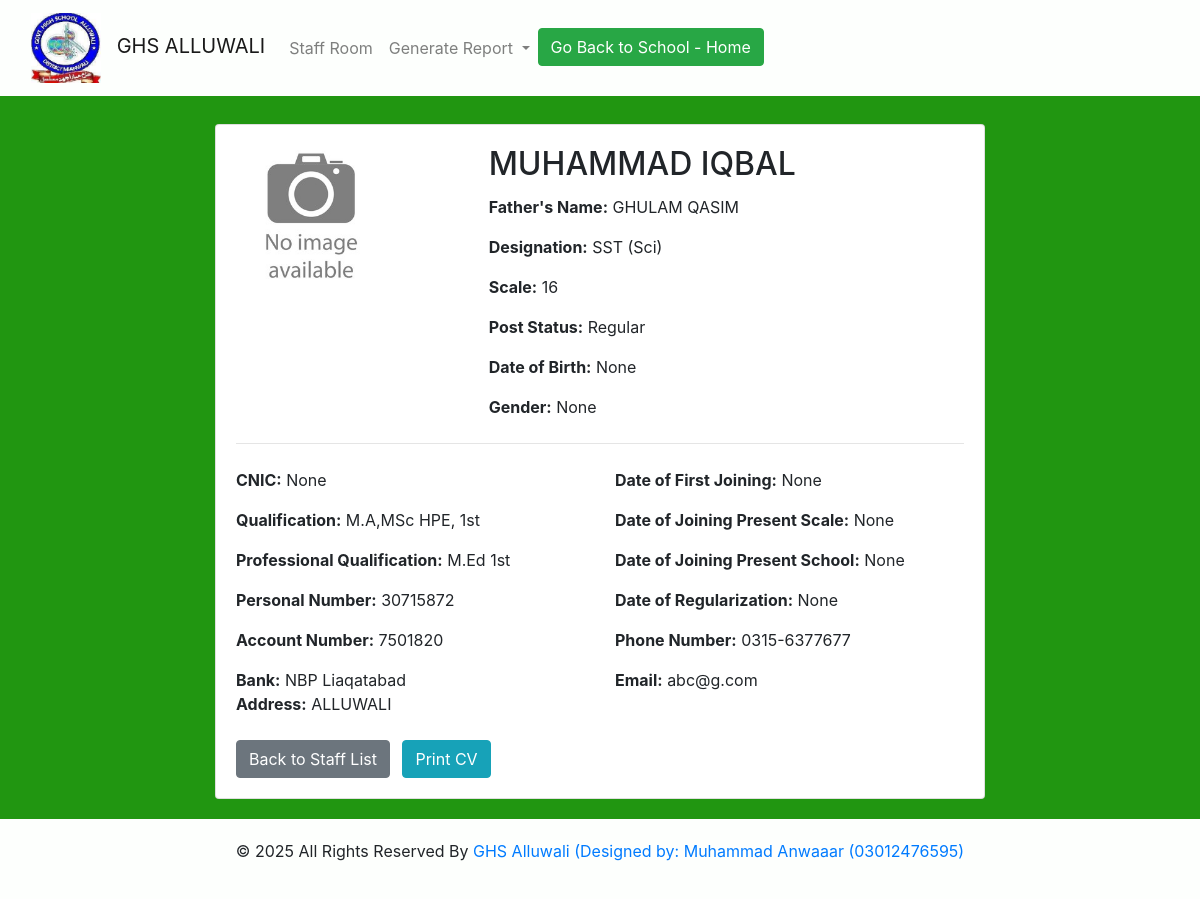
The page /staff/employee/3/ (signed in) on the database its author committed.
### staff/models.py (models this page shows, shortened)
class Employee(models.Model):
    DESIGNATION_CHOICES = [
        ('SST Arts', 'SST Arts'),
        ('SST', 'SST'),
        ('SSE Arts', 'SSE Arts'),
        ('SSE English', 'SSE English'),
        ('SSE Science', 'SSE Science'),
        ('SST MATH', 'SST MATH'),
        ('SST science', 'SST science'),
        ('SST BIO', 'SST BIOLOGY'),
        ('SST PHY', 'SST PHYSICS'),
        ('SST CHE', 'SST CHEMISTRY'),
        ('SST IT', 'SST COMPUTER'),
        ('EST Arts', 'EST Arts'),
        ('EST Sci', 'EST Science'),
        ('EST Arts', 'EST Arts'),
        ('EST', 'EST'),
        ('SESE', 'SESE'),
        ('EST Agri', 'EST Agri'),
        ('EST General', 'EST General'),
        ('EST Vr', 'EST Vernacular'),
        ('PST Sci', 'PST Science'),
        ('PST Arts', 'PST Arts'),
        ('PST', 'PST'),
        ('Naib Qasid', 'Naib Qasid'),
        ('L.Attendant', 'Lab Attendant'),
        ('Mali', 'Mali'),
        ('C.IV', 'Class 4'),
        ('SG', 'Security Guard'),
        ('Chokidat', 'Chokidar'),
        ('Sweaper', 'Sweaper'),
    ]
    SCALE_CHOICES = [
        ('19', '19'),
        ('18', '18'),
        ('17', '17'),
        ('16', '16'),
        ('15', '15'),
        ('14', '14'),
        ('12', '12'),
        ('9', '9'),
        ('7', '7'),
        ('5', '5'),
        ('4', '4'),
        ('3', '3'),
        ('2', '2'),
        ('1', '1'),
    ]
    GENDER_CHOICES = [
        ('Male', 'Male'),
        ('Female', 'Female'),
    ]
    POST_STATUS_CHOICES = [
        ('Regular', 'Regular'),
        ('Contract', 'Contract'),
        ('temporary', 'temporary'),
        ('Other', 'Other'),
    ]
    name = models.CharField(max_length=100)
    fname = models.CharField(max_length=100)  # Father name
    cnic = models.CharField(max_length=15, unique=True)  # CNIC formatted as XXXXX-XXXXXXX-X
    qualification=models.CharField(max_length=50, blank=True, null=True,default='Not Mentioned')
    prof_qualification=models.CharField(max_length=50, blank=True, null=True,default='Not Mentioned')
    personalno = models.CharField(max_length=50, unique=True)  # Personal number
    designation = models.CharField(max_length=20, choices=DESIGNATION_CHOICES)
    scale = models.CharField(max_length=3, choices=SCALE_CHOICES)
    post_status = models.CharField(max_length=15, choices=POST_STATUS_CHOICES,default="Regular")
    date_of_birth = models.DateField()
    date_of_first_joining = models.DateField(blank=True, null=True)
    date_of_joining_present_scale = models.DateField(blank=True, null=True)
    date_of_joining_present_school = models.DateField(blank=True, null=True)
    date_of_regularization = models.DateField(blank=True, null=True)
    accountno = models.CharField(max_length=50, unique=True)  # Personal number
    bank = models.CharField(max_length=100)  # Personal number
    phoneno = models.CharField(max_length=15, blank=True, null=True)  # Optional phone number
    email=models.CharField(max_length=100, blank=True, null=True,default="not_mentioned@g.com")  # Optional phone number
    gender = models.CharField(max_length=6, choices=GENDER_CHOICES, blank=True, null=True)  # Optional gender
    address = models.TextField(blank=True, null=True)  # Optional address
    image = models.ImageField(upload_to='school/images', default='defaults/noimage.jpg')

### staff/views.py (the view)
# urls.py: path('employee/<int:employee_id>/', views.employee_detail, name='employee_detail'),
@user_passes_test(is_superuser_or_staff)
def employee_detail(request, employee_id):
    employee = get_object_or_404(Employee, pk=employee_id)
    return render(request, 'staff/employee_detail.html', {'employee': employee})

### staff/views.py (called while the page is built)
def is_superuser_or_staff(user):
    return user.is_superuser or user.is_staff

### staff/templates/staff/employee_detail.html (shortened to what this page needs)
{% extends 'staff/base.html' %}
{% load static %}
{% block content %}
<div class="container-fluid mt-2">
    <div class="row">
        <div class="col-md-8 offset-md-2">
            <div class="card">
                <div class="card-body">
                    <div class="row">
                        <div class="col-md-4">
                            {% if employee.image.url %}
                                <img src="{{ employee.image.url }}" class="img-fluid rounded-circle mb-3" alt="{{ employee.name }}" style="max-width: 150px;">
                            {% else %}
                                <img src="{% static 'img/noimage.jpg' %}" class="img-fluid rounded-circle mb-3" alt="{{ employee.name }}" style="max-width: 150px;">
                            {% endif %}
                        </div>
                        <div class="col-md-8">
                            <h2 class="card-title">{{ employee.name }}</h2>
                            <p class="card-text"><strong>Father's Name:</strong> {{ employee.fname }}</p>
                            <p class="card-text"><strong>Designation:</strong> {{ employee.designation }}</p>
                            <p class="card-text"><strong>Scale:</strong> {{ employee.scale }}</p>
                            <p class="card-text"><strong>Post Status:</strong> {{ employee.post_status }}</p>
                            <p class="card-text"><strong>Date of Birth:</strong> {{ employee.date_of_birth }}</p>
                            <p class="card-text"><strong>Gender:</strong> {{ employee.gender }}</p>
                        </div>
                    </div>
                    <hr class="my-4">
                    <div class="row">
                        <div class="col-md-6">
                            <p class="card-text"><strong>CNIC:</strong> {{ employee.cnic }}</p>
                            <p class="card-text"><strong>Qualification:</strong> {{ employee.qualification }}</p>
                            <p class="card-text"><strong>Professional Qualification:</strong> {{ employee.prof_qualification }}</p>
                            <p class="card-text"><strong>Personal Number:</strong> {{ employee.personalno }}</p>
                            <p class="card-text"><strong>Account Number:</strong> {{ employee.accountno }}</p>
                            <p class="card-text"><strong>Bank:</strong> {{ employee.bank }}</p>
                        </div>
                        <div class="col-md-6">
                            <p class="card-text"><strong>Date of First Joining:</strong> {{ employee.date_of_first_joining }}</p>
                            <p class="card-text"><strong>Date of Joining Present Scale:</strong> {{ employee.date_of_joining_present_scale }}</p>
                            <p class="card-text"><strong>Date of Joining Present School:</strong> {{ employee.date_of_joining_present_school }}</p>
                            <p class="card-text"><strong>Date of Regularization:</strong> {{ employee.date_of_regularization }}</p>
                            <p class="card-text"><strong>Phone Number:</strong> {{ employee.phoneno }}</p>
                            <p class="card-text"><strong>Email:</strong> {{ employee.email }}</p>
                        </div>
                    </div>
                    <div class="row">
                        <div class="col-md-12">
                            <p class="card-text"><strong>Address:</strong> {{ employee.address }}</p>
                        </div>
                    </div>
                    <div class="mt-4">
                        <a href="{% url 'staff:index' %}" class="btn btn-secondary">Back to Staff List</a>
                        <button onclick="window.print()" class="btn btn-info ml-2">Print CV</button>
                    </div>
                </div>
            </div>
        </div>
    </div>
</div>
{% endblock %}

### staff/templates/staff/base.html (style rules this page uses)
* { margin: 0; padding: 0; }
body { background-color: rgb(33, 150, 17); display: flex; flex-direction: column; min-height: 100vh; margin: 0; }

### rows shown on the page
Employee: image (placeholder picture), name "MUHAMMAD IQBAL", fname "GHULAM QASIM", designation "SST (Sci)", scale "16", post_status "Regular", date_of_birth "None", gender "None", cnic "None", qualification "M.A,MSc HPE, 1st", prof_qualification "M.Ed 1st", personalno "30715872", accountno "7501820", bank "NBP Liaqatabad", date_of_first_joining "None", date_of_joining_present_scale "None", date_of_joining_present_school "None", date_of_regularization "None", phoneno "0315-6377677", email "abc@g.com", address "ALLUWALI"
